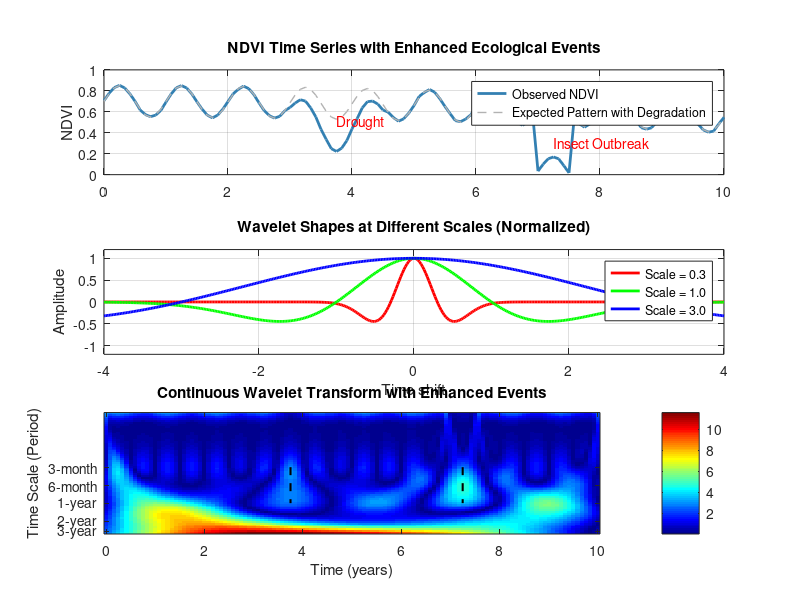

This chart was generated by the following MATLAB code: (Note: this script raises an error after producing the figure.)
% Generate NDVI time series with enhanced ecological events
clear all; close all;

t = 0:1/12:10;  % 10 years monthly samples
n = length(t);

% Base signal
seasonal_amp = 0.15;
base_ndvi = 0.7;
seasonal = base_ndvi + seasonal_amp * sin(2*pi*t);
ndvi = seasonal;

% Add events
degradation = -0.15 * (t/10).^2;
ndvi = ndvi + degradation;

% Enhanced Drought event
drought_mask = (t >= 3) & (t <= 4.5); % Extend duration
ndvi(drought_mask) = ndvi(drought_mask) - 0.3 * exp(-(t(drought_mask)-3.75).^2/0.3); % Increase amplitude

% Enhanced Insect outbreak event
insect_mask = (t >= 7) & (t <= 7.5); % Extend duration
ndvi(insect_mask) = ndvi(insect_mask) - 0.6; % Increase amplitude

% Reduce random noise
noise = 0.005 * randn(size(t)); % Lower noise level
ndvi = ndvi + noise;

% Plotting
figure('Position', [100 100 1200 1000]);

% Plot 1: Time Series with Enhanced Annotations
subplot(3,1,1);
plot(t, ndvi, 'LineWidth', 2, 'Color', [0.2 0.5 0.7]);
hold on;
plot(t, seasonal + degradation, '--', 'Color', [0.7 0.7 0.7], 'LineWidth', 1);
ylabel('NDVI');
title('NDVI Time Series with Enhanced Ecological Events');
grid on;
legend('Observed NDVI', 'Expected Pattern with Degradation');
ylim([0 1]);

% Annotate events
text(3.75, 0.5, 'Drought', 'FontSize', 10, 'Color', 'red');
text(7.25, 0.3, 'Insect Outbreak', 'FontSize', 10, 'Color', 'red');

% Plot 2: Wavelet Shapes at Different Scales
subplot(3,1,2);
t_wavelet = linspace(-4, 4, 400);
scales = [0.3, 1, 3];
colors = {'r', 'g', 'b'};
legends = {};

for i = 1:length(scales)
    s = scales(i);
    psi = (1 - (t_wavelet/s).^2) .* exp(-(t_wavelet/s).^2/2);
    plot(t_wavelet, psi/max(abs(psi)), colors{i}, 'LineWidth', 2);
    hold on;
    legends{end+1} = sprintf('Scale = %.1f', s);
end

title('Wavelet Shapes at Different Scales (Normalized)');
ylabel('Amplitude');
xlabel('Time shift');
grid on;
legend(legends);
ylim([-1.2 1.2]);

% Plot 3: CWT with Enhanced Events
subplot(3,1,3);
scales = logspace(-1.5, 0.5, 64);  % Adjusted scale range to focus on relevant periods
periods = scales;

cwt = zeros(length(scales), n);
for i = 1:length(scales)
    s = scales(i);
    for j = 1:n
        t_centered = t - t(j);
        wavelet = (1 - (t_centered/s).^2) .* exp(-(t_centered/s).^2/2);
        cwt(i,j) = sum(ndvi .* wavelet) / sqrt(s);
    end
end

imagesc(t, log2(periods), abs(cwt));
colormap('jet');
colorbar;

yticks = log2([0.25 0.5 1 2 3]);
set(gca, 'YTick', yticks);
set(gca, 'YTickLabel', {'3-month', '6-month', '1-year', '2-year', '3-year'});

ylabel('Time Scale (Period)');
xlabel('Time (years)');
title('Continuous Wavelet Transform with Enhanced Events');

% Highlight events on CWT plot
hold on;
plot([3.75 3.75], [log2(0.25) log2(1)], 'k--', 'LineWidth', 1.5); % Drought
plot([7.25 7.25], [log2(0.25) log2(1)], 'k--', 'LineWidth', 1.5); % Insect outbreak

sgtitle('NDVI Wavelet Analysis with Enhanced Event Detection', 'FontSize', 14);
